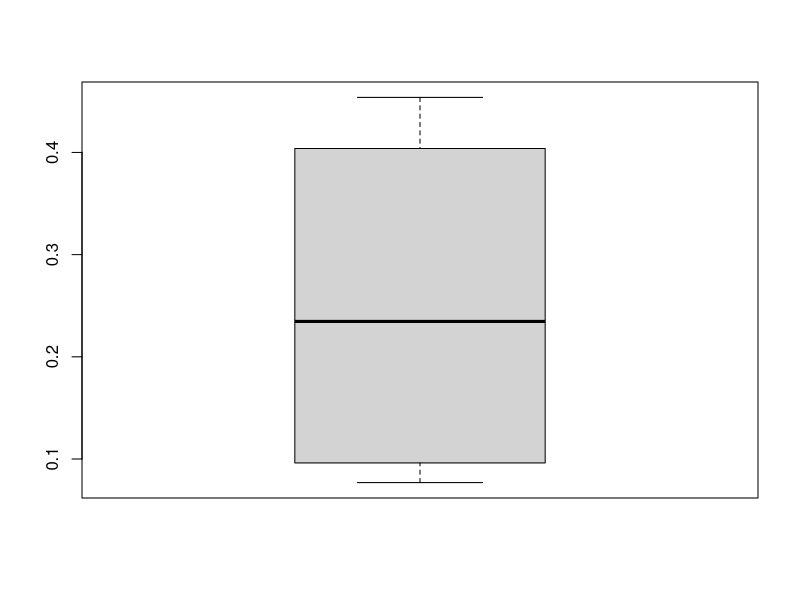
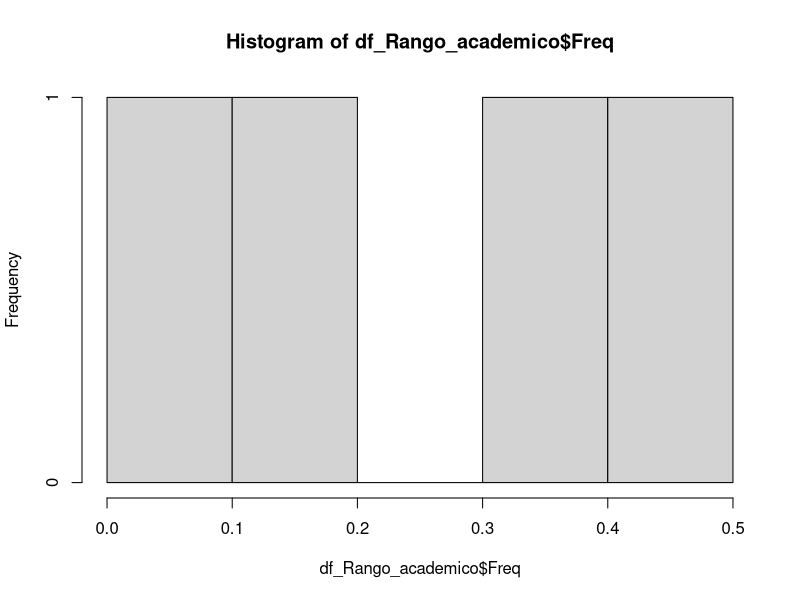
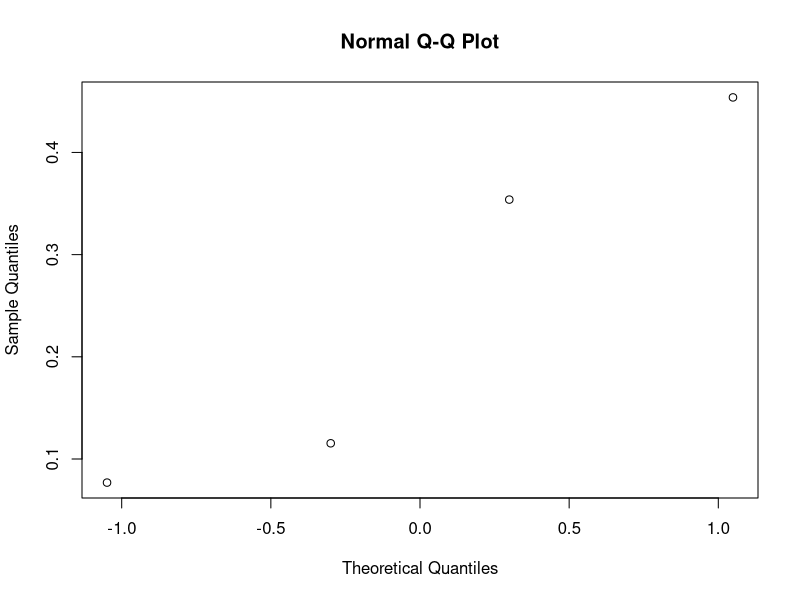
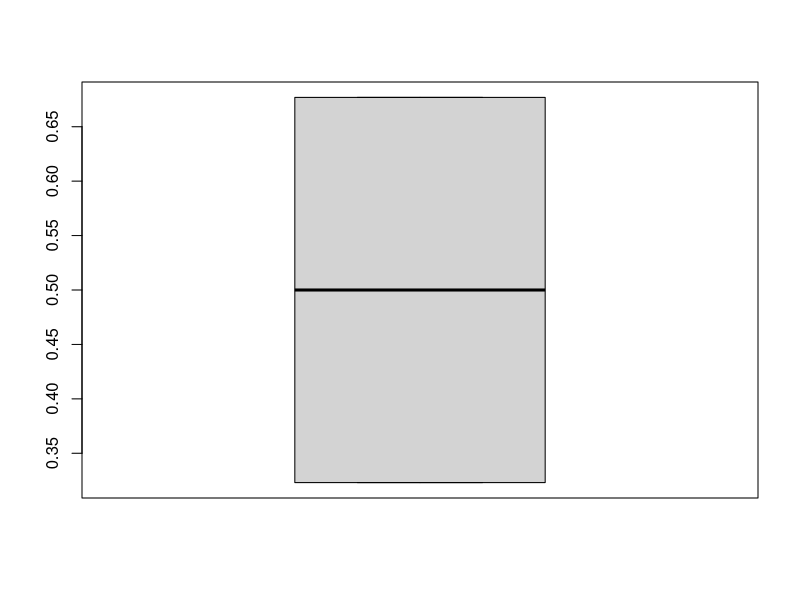
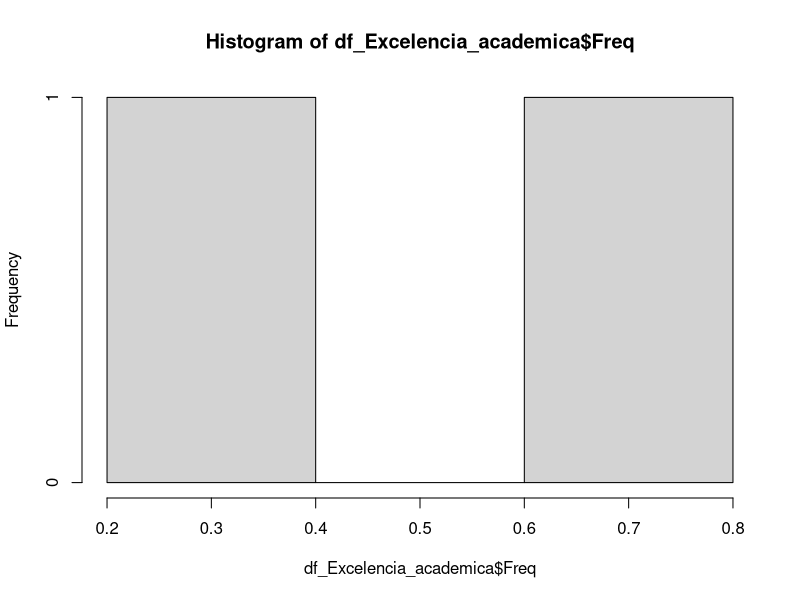
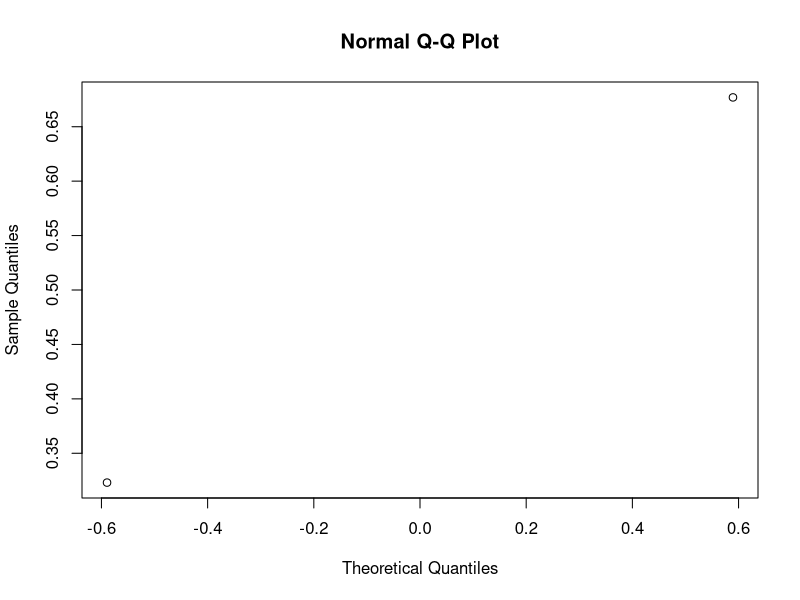
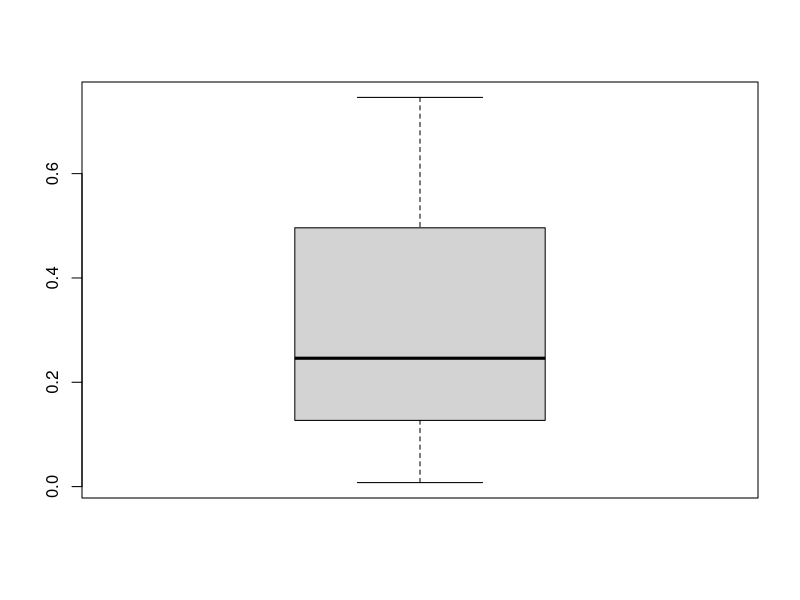
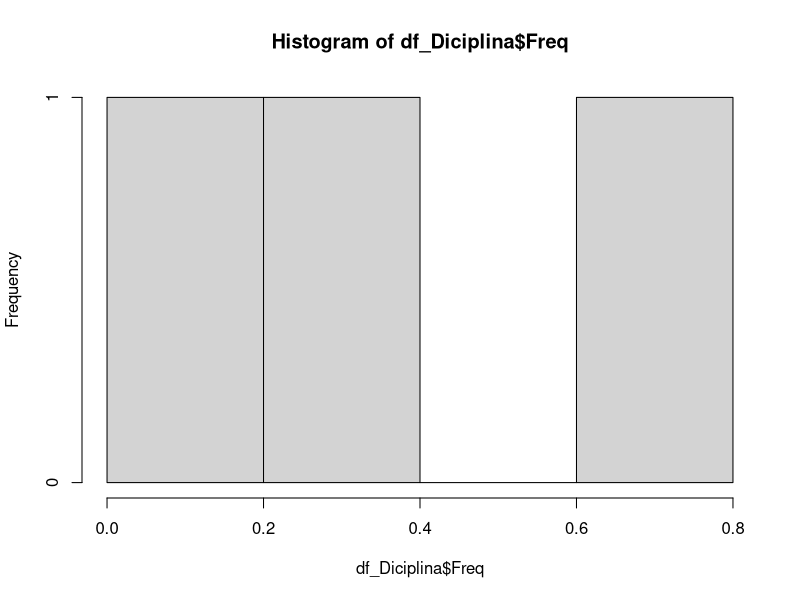

R code for these plots, in order: (Note: this script raises an error after producing the figures.)
## ---- chunk 1
knitr::opts_chunk$set(echo = TRUE)
library(dplyr)
library(ggplot2)
library(caret)
## ---- chunk 2
survey <- read.csv("Tesis_cleaned.csv",sep = ",",header = T)


## ---- chunk 3

names(survey)

## ---- chunk 4
#setwd("Users/carri/Desktop/Analisis Seminario/")

paper <-read.csv("tesis_paper.csv",header = T,sep = ",",encoding = "UTF-8",na.strings = c(""))

## ---- chunk 5
## vector para valores Na
na.paper <- c()
##recorrido de tabla en busca de valores NA
for (myname in names(paper)){
  
  print(myname)
  
  en<-as.data.frame(prop.table(table(is.na(paper[,myname]))))
  
  operacion <- en %>% filter(Var1==TRUE) %>% select(Freq)
  
  length(operacion$Freq)
  
  
  df_temp <- data.frame(
    
    column.name=c(myname),
    na.percentage=ifelse(length(operacion$Freq)==0,0,operacion$Freq[1])
  )
  na.paper <- rbind(na.paper,df_temp)
}
## ---- chunk 6

na.paper %>% arrange(-na.percentage) %>% filter(na.percentage > 0) 


## ---- chunk 7

paper[is.na(paper$Estimaci.n_.horas_.libres),"Estimaci.n_.horas_.libres"] <- "Ninguna"
## ---- chunk 8
table(paper$Estimaci.n_.horas_.libres) 

## ---- chunk 9

paper[is.na(paper$Estimaci.n_.lms), "Estimaci.n_.lms"] <- "No utilizó LMS"
## ---- chunk 10
table(paper$Estimaci.n_.lms)   
## ---- chunk 11
paper[is.na(paper$Calidad_.conexi.n), "Calidad_.conexi.n"] <-"No"
## ---- chunk 12
table(paper$Calidad_.conexi.n)  

## ---- chunk 13


as.data.frame(prop.table(table(survey$Rango_.acad.mico))) %>% arrange(-Freq)
## ---- chunk 14
df_Rango_academico <- as.data.frame(prop.table(table(survey$Rango_.acad.mico))) %>% arrange(-Freq)
boxplot(df_Rango_academico$Freq)
## ---- chunk 15
hist(df_Rango_academico$Freq)

## ---- chunk 16
qqnorm(df_Rango_academico$Freq)

## ---- chunk 17


as.data.frame(prop.table(table(survey$Exelencia_academica))) %>% arrange(-Freq)
## ---- chunk 18
df_Excelencia_academica <- as.data.frame(prop.table(table(survey$Exelencia_academica))) %>% arrange(-Freq)
boxplot(df_Excelencia_academica$Freq)
## ---- chunk 19
hist(df_Excelencia_academica$Freq)

## ---- chunk 20
qqnorm(df_Excelencia_academica$Freq)

## ---- chunk 21


as.data.frame(prop.table(table(survey$Disciplina))) %>% arrange(-Freq)
## ---- chunk 22
df_Diciplina <- as.data.frame(prop.table(table(survey$Disciplina))) %>% arrange(-Freq)
boxplot(df_Diciplina$Freq)
## ---- chunk 23
hist(df_Diciplina$Freq)

## ---- chunk 24
qqnorm(df_Diciplina$Freq)

## ---- chunk 25


as.data.frame(prop.table(table(survey$Autodidacta))) %>% arrange(-Freq)
## ---- chunk 26
df_Autodidacta <- as.data.frame(prop.table(table(survey$Autodidacta))) %>% arrange(-Freq)
boxplot(df_Autodidacta$Freq)
## ---- chunk 27
hist(df_Autodidacta$Freq)

## ---- chunk 28
qqnorm(df_Autodidacta$Freq)

## ---- chunk 29
table(survey$Rango_.acad.mico,survey$Exelencia_academica)

prop.table(table(survey$Rango_.acad.mico,survey$Exelencia_academica),1)

## ---- chunk 30
ggplot(survey)+
  aes(x= Rango_.acad.mico, fill=Exelencia_academica )+
  geom_bar(position = "stack")+
  theme(axis.text.x = element_text(angle = 45))

## ---- chunk 31
chisq.test(table(survey$Rango_.acad.mico,survey$Exelencia_academica))

## ---- chunk 32
table(survey$Disciplina,survey$Rango_.acad.mico)

prop.table(table(survey$Disciplina,survey$Rango_.acad.mico),1)

## ---- chunk 33
ggplot(survey)+
  aes(x=Disciplina , fill=Rango_.acad.mico )+
  geom_bar(position = "stack")+
  theme(axis.text.x = element_text(angle = 45))

## ---- chunk 34

chisq.test(table(survey$Disciplina,survey$Rango_.acad.mico))
## ---- chunk 35
table(survey$Autodidacta,survey$Rango_.acad.mico)

prop.table(table(survey$Autodidacta,survey$Rango_.acad.mico),1)

## ---- chunk 36
ggplot(survey)+
  aes(x=Autodidacta , fill=Rango_.acad.mico )+
  geom_bar(position = "stack")+
  theme(axis.text.x = element_text(angle = 45))

## ---- chunk 37

chisq.test(table(survey$Autodidacta,survey$Rango_.acad.mico))

## ---- chunk 38

str(survey$Reprobaci.n)



table(survey$Reprobaci.n)


summary(survey$Horas_.diarias_.estudio)


## ---- chunk 39
qqnorm(survey$Horas_.diarias_.estudio)

## ---- chunk 40

qqnorm(survey$Horas_.diarias_.estudio)
qqline(survey$Horas_.diarias_.estudio)

## ---- chunk 41
boxplot(survey$Horas_.diarias_.estudio)

## ---- chunk 42

shapiro.test(survey$Horas_.diarias_.estudio)

## ---- chunk 43

survey[survey$Horas_.diarias_.estudio > 4 , "Horas_.diarias_.estudio"] <- median(survey$Horas_.diarias_.estudio)


## ---- chunk 44
qqnorm(survey$Horas_.diarias_.estudio)

## ---- chunk 45
qqnorm(survey$Horas_.diarias_.estudio)
qqline(survey$Horas_.diarias_.estudio)

## ---- chunk 46
boxplot(survey$Horas_.diarias_.estudio)

## ---- chunk 47

shapiro.test(survey$Horas_.diarias_.estudio)

## ---- chunk 48

str(survey)

## ---- chunk 49
survey <- read.csv("Tesis_cleaned.csv",sep = ",",header = T)

table(survey$Uso_.lms)
prop.table(table(survey$Uso_.lms)) 

## ---- chunk 50
#CARGAR LAS VARIABLES DE ACOMPANAMIENTO JUNTO CON LA VARIABLE DE PESO PARA REGRESION LOGISTICA
features <- c(
  "Computadora_.permanente",
  "Conexión_.permanente",
  "Rango_.promedio_.clases",
  "Horas_.diarias_.estudio",
  "Disciplina",
  "Autodidacta",
  "Plataforma",
  "Frecuencia_.de_.uso", 
  "Recursos",
  "Uso_.lms"
)


#CREAMOS UN NUEVO VECTOR SET PARA CARGAR LAS VARIABLES QUE SOLO VAMOS USAR
set <- survey[, names(survey) %in% features ]

set$Uso_.lms <- as.factor(set$Uso_.lms)

#APLICAMOS LA REGRESION LOGISTICA Y CARGAMOS EL RESULTADO EN VECTOR MODEL
model <- glm(Uso_.lms ~ ., data = set, family = "binomial") 

#IMPRIMIMOS EL VECTOR MODEL PARA VER LOS RESULTADOS 
model

## ---- chunk 51

#CREAMOS U NUEVO VECTOR IMPIRTANCIA Y CORREMOS LA FUNCION VARIMP QUE NOS MUESTRA
#EL COEFICIENTE DE IMPORTANCIA POR NOMBRE DE VARIABLE
Importancia <- varImp(model)
#IMPRIMIMOS EL VECTOR IMPORTANCIA PARA VER LOS RESULTADOS 
Importancia

## ---- chunk 52


#HACEMOS UNA PeQUENA TRANSFORMACION PARA AGREGAR EL NOMBRE DE IMPORTANCIA A LA COLUMNA
Importancia$col <- row.names(Importancia)


#APLICAMOS UN ARRANGE AL COEFICIENTE DE IMPORTACIA DE VARIABLE OVERALL
Importancia <- Importancia %>% arrange(-Overall)  

#IMPRIMIMOS EL VECTOR IMPORTANCIA PARA VER EL ORDEN DE LAS VARIABLES SEGUN SU IMPORTANCIA
Importancia

## ---- chunk 53

#GENERAMOS UN GRAFICO PARA INTERPRETAR DE MEJOR FORMA LOS RESULTADOS DE CORRELACION
#DE CADA UNA DE LAS VARIABLES SEGUN EL ORDEN DE IMPORTANCIA CON LA VARIABLE DE PESO
ggplot(survey)+
  aes(x= Recursos, fill= Uso_.lms)+
  geom_bar(position = "fill")+
  theme(axis.text.x = element_text(angle = 45))+
  scale_fill_manual(values = c("#E69F00","#999999"))

## ---- chunk 54

#GENERAMOS UN GRAFICO PARA INTERPRETAR DE MEJOR FORMA LOS RESULTADOS DE CORRELACION
#DE CADA UNA DE LAS VARIABLES SEGUN EL ORDEN DE IMPORTANCIA CON LA VARIABLE DE PESO
ggplot(survey)+
  aes(x= Computadora_.permanente, fill= Uso_.lms)+
  geom_bar(position = "fill")+
  theme(axis.text.x = element_text(angle = 45))+
  scale_fill_manual(values = c("#E69F00","#999999"))

## ---- chunk 55
#GENERAMOS UN GRAFICO PARA INTERPRETAR DE MEJOR FORMA LOS RESULTADOS DE CORRELACION
#DE CADA UNA DE LAS VARIABLES SEGUN EL ORDEN DE IMPORTANCIA CON LA VARIABLE DE PESO
ggplot(survey)+
  aes(x= Rango_.promedio_.clases, fill= Uso_.lms)+
  geom_bar(position = "stack")+
  theme(axis.text.x = element_text(angle = 45))+
  scale_fill_manual(values = c("#E69F00","#999999"))

## ---- chunk 56

#GENERAMOS UN GRAFICO PARA INTERPRETAR DE MEJOR FORMA LOS RESULTADOS DE CORRELACION
#DE CADA UNA DE LAS VARIABLES SEGUN EL ORDEN DE IMPORTANCIA CON LA VARIABLE DE PESO
ggplot(survey)+
  aes(x= Recursos, fill= Uso_.lms)+
  geom_bar(position = "fill")+
  theme(axis.text.x = element_text(angle = 45))+
  scale_fill_manual(values = c("#E69F00","#999999"))

## ---- chunk 57

#GENERAMOS UN GRAFICO PARA INTERPRETAR DE MEJOR FORMA LOS RESULTADOS DE CORRELACION
#DE CADA UNA DE LAS VARIABLES SEGUN EL ORDEN DE IMPORTANCIA CON LA VARIABLE DE PESO
ggplot(survey)+
  aes(x= Autodidacta, fill= Uso_.lms)+
  geom_bar(position = "fill")+
  theme(axis.text.x = element_text(angle = 45))+
  scale_fill_manual(values = c("#E69F00","#999999"))

## ---- chunk 58

#GENERAMOS UN GRAFICO PARA INTERPRETAR DE MEJOR FORMA LOS RESULTADOS DE CORRELACION
#DE CADA UNA DE LAS VARIABLES SEGUN EL ORDEN DE IMPORTANCIA CON LA VARIABLE DE PESO
ggplot(survey)+
  aes(x= Plataforma, fill= Uso_.lms)+
  geom_bar(position = "Stack")+
  theme(axis.text.x = element_text(angle = 45))+
  scale_fill_manual(values = c("#E69F00","#999999"))

## ---- chunk 59

knitr::include_graphics("webApi.png")

## ---- chunk 60

knitr::include_graphics("moodle.png")

## ---- chunk 61

knitr::include_graphics("moodleETL.png")

## ---- chunk 62

knitr::include_graphics("baseRelacional.png")

## ---- chunk 63

knitr::include_graphics("Hadoo.png")

## ---- chunk 64

knitr::include_graphics("Api recomendaciones.png")

## ---- chunk 65

knitr::include_graphics("Usuario.png")

## ---- chunk 66

knitr::include_graphics("Solucion Tecnologica.png")

